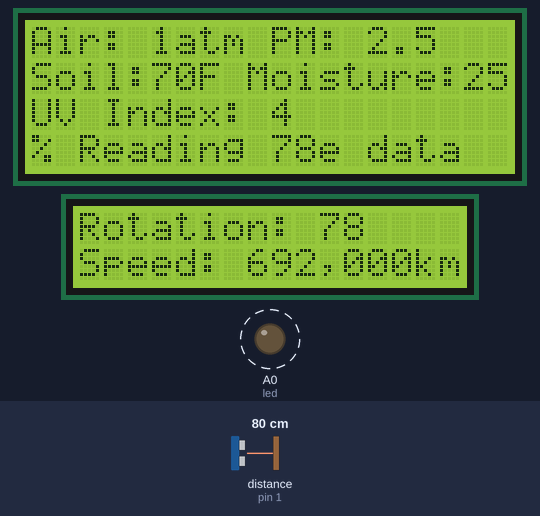
Bench run of a sketch on a simulated Arduino Uno, built with avr-gcc and run on an emulated ATmega328P. Shown: 20×4 character LCD, 16×2 character LCD, output pins drawn as LEDs (lit = HIGH). Wiring (inferred from the names in the program): ultrasonic range finder: trigger pin 0; echo pin 1. Dashed ring = blinking. The inputs (shaded band) are chosen by the test bench; at power-on: distance to the obstacle (sensor on pin 1) 80 cm. The echo pulse lasts 58.3 µs per cm; pins used as bus, display or sensor lines are not drawn.

Above: at 1.3 s.
1.4 s: distance to the obstacle (sensor on pin 1) set to 2 cm
At 2.9 s:
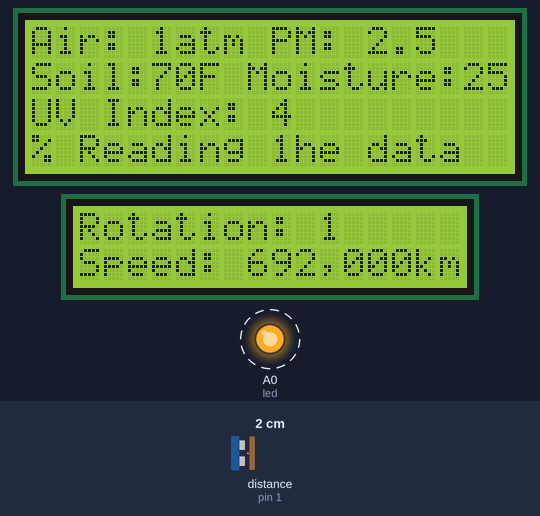
7.4 s: distance to the obstacle (sensor on pin 1) set to 120 cm
At 9.0 s:
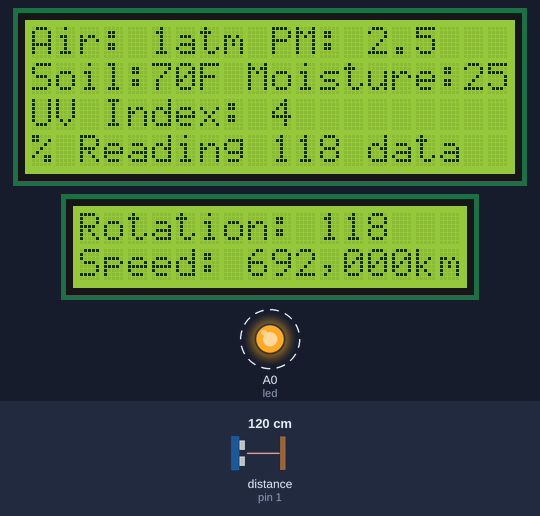
13.4 s: distance to the obstacle (sensor on pin 1) set to 4 cm
At 16.0 s:
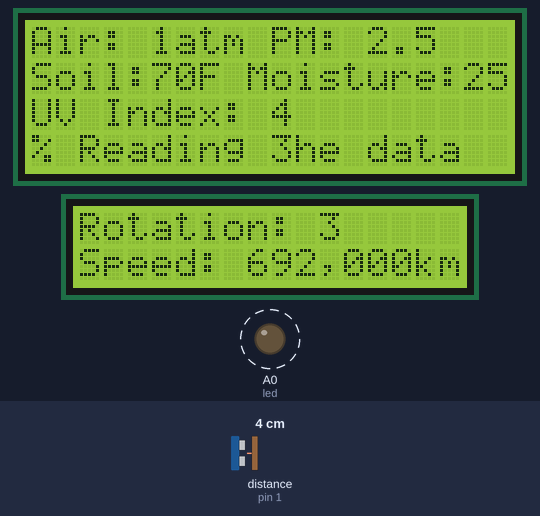
Timing chart, 0 to 22.7 s (numbered marks = the images above; inputs shaded):
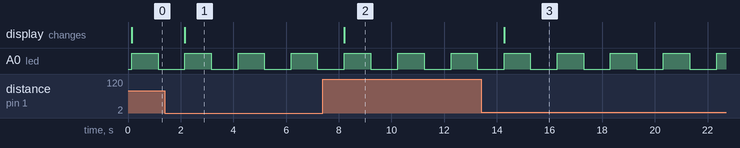

Measured:
- after the input at 1.4 s, the display: changes after 0.76 s (image 1)
- after the input at 7.4 s, the display: changes after 0.82 s (image 2)
- after the input at 13.4 s, the display: changes after 0.88 s (image 3)
- by itself, A0 (led): alternates HIGH for 1.0 s and LOW for 1.0 s

The sketch:

Data_Display_Code.ino
```cpp
#include <LiquidCrystal.h>
LiquidCrystal lcd(7, 6, 5, 4, 3, 2);
LiquidCrystal lcd2(13, 12, 11, 10, 9, 8);

#define echoPin 1
#define trigPin 0
int led = A0;

long duration;
int distance;


void setup(){
lcd.begin(20,4);
lcd2.begin(16,2);
pinMode(trigPin, OUTPUT);
pinMode(echoPin, INPUT);
pinMode (led , OUTPUT);

}

void loop(){

  digitalWrite(trigPin, LOW);
  delayMicroseconds(2);
  // Sets the trigPin HIGH (ACTIVE) for 10 mili
  digitalWrite(trigPin, HIGH);
  delayMicroseconds(10);
  digitalWrite(trigPin, LOW);
  // Reads the echoPin, returns the sound wave travel time in mili
  duration = pulseIn(echoPin, HIGH);
  // Calculating the distance
  distance = duration * 0.034 / 2; // Speed of sound wave divided by 2 (go and back)

  lcd.setCursor(0,0);
  lcd.print("Air: 1atm PM: 2.5   ");


  lcd.setCursor(0,1);
  lcd.print("Soil:70F Moisture:25% ");

  lcd.setCursor(0,2);
  lcd.print("UV Index: 4 ");

  lcd.setCursor(2,3);
  lcd.print("Reading The data");

  lcd.setCursor(10,3);
  lcd.print(distance);


  lcd2.setCursor(0,0);
  lcd2.print("Rotation:        ");

  lcd2.setCursor(10,0);
  lcd2.print(distance);

  lcd2.setCursor(0,1);
  lcd2.print("Speed: 692,000km ");

  digitalWrite(led, HIGH);   // turn the LED on (HIGH is the voltage level)
  delay(1000);                       // wait for a second
  digitalWrite(led, LOW);    // turn the LED off by making the voltage LOW
  delay(1000);

}
```
